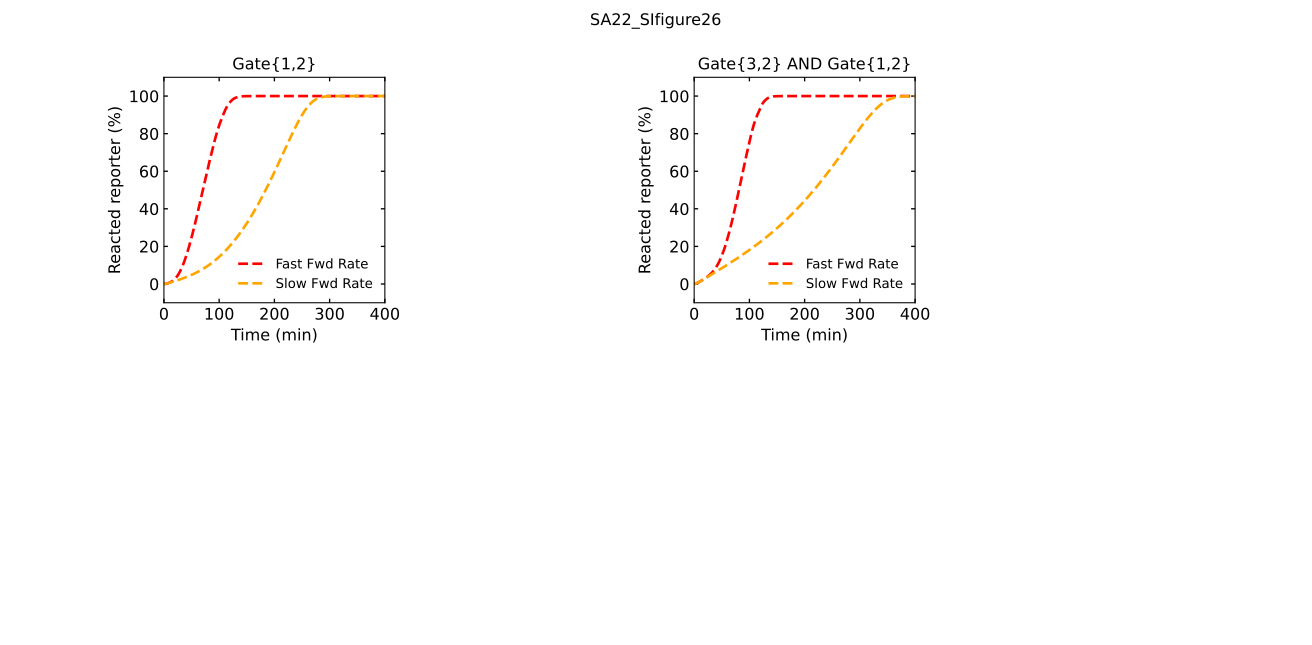

This figure's Python source:
# -*- coding: utf-8 -*-
"""
Created on Thu Jun 30 16:36:41 2022

@author: tnm12
"""

import numpy as np
import matplotlib.pyplot as plt
from matplotlib.ticker import MaxNLocator

import sys
import Simulatorv2021 as RSDs #import first version of simulator
    
'''
##############################################################################
Simulations
##############################################################################
'''

'''
1_2r gate
'''

color1 = ['red','orange'] #color for plotting

t_sim = np.linspace(0,8,1001)*3600 # seconds

k_txn = 0.01 #transcription rate

IN1 = 10 #input concentration
REP_con = 500 #reporter concentration

model = RSDs.RSD_sim(5) # define the model instance and # of domains

# Initialize species involved in the reaction
model.molecular_species('gate{1,2}',DNA_con=25,krev=5/1e9) #updtes corresponding reverse rate
model.molecular_species('REP{2}',DNA_con=REP_con)
model.molecular_species('I{1}',DNA_con=IN1)


ksd1 = [1e3/1e9,2e1/1e9] # 1/nM-s

i = 0

for n in range(len(ksd1)):
    
    
    model.global_rate_constants(ktxn=k_txn,krsd=ksd1[n]) #globally change needed rates
    
    # simulate the model (input is simulation time)
    model.simulate(t_sim) 
    
    
    # pull out the species from the model solution to plot
    S2 = model.output_concentration('S{2}')
    
    fs = 12
    
    plt.subplot(2,4,1)
    plt.plot(model.t/60,(S2 / REP_con)*100,color=color1[n],linewidth=2,linestyle='--')

plt.xticks(fontsize=fs)
plt.yticks(fontsize=fs)
plt.ylim(-10,110)
plt.xlim(0,400)
ax1 = plt.gca()
ax1.xaxis.set_tick_params(which='both',size=3,width=1,direction='in',top='on')
#ax1.xaxis.set_major_locator(MaxNLocator(integer=True))
ax1.yaxis.set_tick_params(which='both',size=3,width=1,direction='in',right='on')
plt.xlabel('Time (min)',fontsize=fs)
plt.ylabel('Reacted reporter (%)',fontsize=fs)
plt.legend(['Fast Fwd Rate','Slow Fwd Rate'],frameon=False)
plt.title('Gate{1,2}')

'''
AND gate
'''

IN1 = 10 #input concentration

t_sim = np.linspace(0,8,1001)*3600 # seconds

k_txn = 0.01 #transcription rate

model = RSDs.RSD_sim(5) # define the model instance and # of domains

# initialize species involved in the reaction
model.molecular_species('I{1}',DNA_con=IN1)
model.molecular_species('I{3}',DNA_con=25)
model.molecular_species('REP{2}',DNA_con=REP_con)

ksd1 = [1e3/1e9,0.5e1/1e9] # 1/nM-s



i = 0

for n in range(len(ksd1)):
      
    model.global_rate_constants(ktxn=k_txn) #globally changes needed rates
    model.molecular_species('I{1}',DNA_con=IN1)
    model.molecular_species('ag{3.1,2}',DNA_con=25,krevA=5/1e9) #changes reverse rate for reaction
    model.molecular_species('g{1,2}',krsdA=ksd1[n]) #changes rate for second gate in reaction
    
    
    # simulate the model (input is simulation time)
    model.simulate(t_sim)
    
    # pull out the species from the model solution to plot
    S2 = model.output_concentration('S{2}')
    
    fs = 12
    
    plt.subplot(2,4,3)
    plt.plot(model.t/60,(S2 / REP_con)*100,color=color1[n],linewidth=2,linestyle='--')


plt.xticks(fontsize=fs)
plt.yticks(fontsize=fs)
plt.ylim(-10,110)
plt.xlim(0,400)
ax1 = plt.gca()
ax1.xaxis.set_tick_params(which='both',size=3,width=1,direction='in',top='on')
#ax1.xaxis.set_major_locator(MaxNLocator(integer=True))
ax1.yaxis.set_tick_params(which='both',size=3,width=1,direction='in',right='on')
plt.xlabel('Time (min)',fontsize=fs)
plt.ylabel('Reacted reporter (%)',fontsize=fs)
plt.legend(['Fast Fwd Rate','Slow Fwd Rate'],frameon=False)
plt.title('Gate{3,2} AND Gate{1,2}')

plt.suptitle('SA22_SIfigure26')
